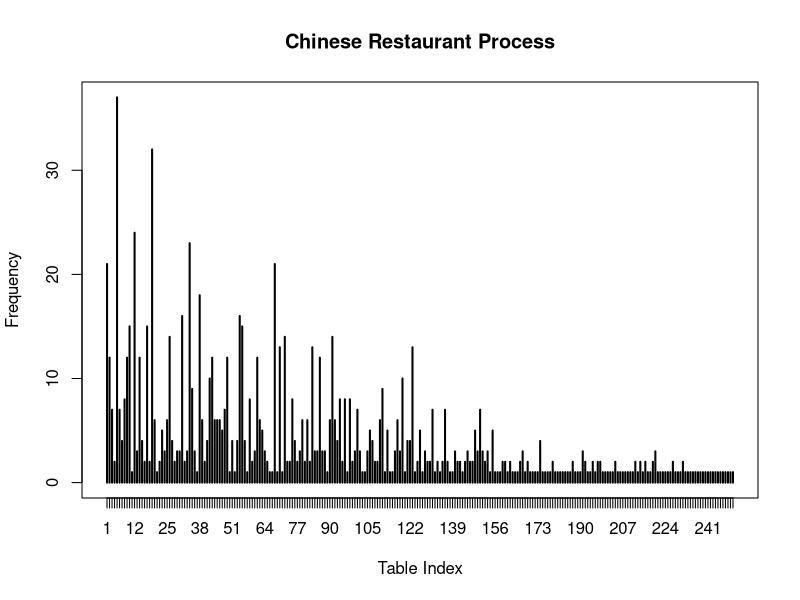
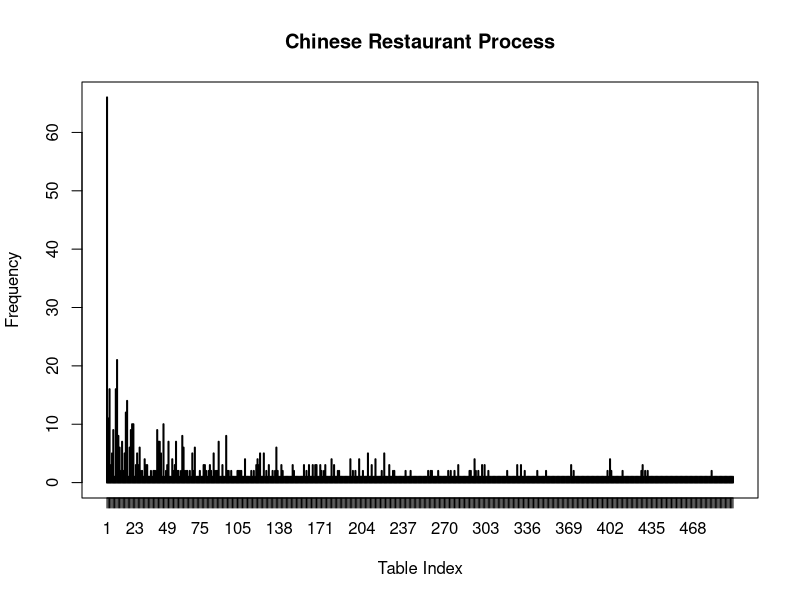

Source code (R) for these figures, in order: (Note: a time limit stopped this script after it produced the figures.)


# Data generating  --------------------------------------------------------


#' DPMM_CRP
#' Dirichlet Process Mixture Model generating by Dirichlet process (CRP generating method)
#'
#' @param num_customers number of customers in total
#' @param theta concentration parameter in Dirichlet process
#'
#' @return
#' @export
#'
#' @examples
DPMM_CRP <- function(num_customers, theta) {
  table_ID <- c(1); table_Customers <- c(1)
  Center_TRUE <- rnorm(1, 0, 2); Center <- c(Center_TRUE)
  next.table <- 2; X <- rnorm(1, Center_TRUE[1], 1)
  for (i in 2:num_customers) {
    if (runif(1,0,1) < (theta) / (i - 1 + theta)) {
      # Add a new ball color/ table
      table_ID <- c(table_ID, next.table)
      table_Customers <- c(table_Customers, 1)
      Center_TRUE[next.table] <- rnorm(1, 0, 2)
      X[i] <- rnorm(1, Center_TRUE[next.table], 1)
      Center[i] <- Center_TRUE[next.table]
      next.table <- next.table+1
    } else {
      # Pick out a ball from the urn, and add back a
      # ball of the same color.
      # The nth customer chooses the first unoccupied table with probability
      # α/(n−1+α), and an occupied table with probability c/(n−1+α), where c is the
      # number of people sitting at that table.
      # select.table <- table_ID[sample(1:length(table_ID), 1)]
      
      Draw_Rand <- runif(1, 0, 1)
      select_table <- min(which(cumsum(table_Customers/(i-1))>=Draw_Rand))
      
      table_Customers[select_table] <- table_Customers[select_table] + 1
      X[i] <- rnorm(1, Center_TRUE[select_table], 1)
      Center[i] <- Center_TRUE[select_table]
      table_ID <- c(table_ID, select_table)
    }
  }
  DPMM <- data.frame(Table_ID=table_ID, X=X, Center = Center)
  return(DPMM)
}

# Test
Test1 <- DPMM_CRP(200, 2)
(table(Test1$Table_ID))
table(Test1$Center)

2*log(200)

plot(
  table( DPMM_CRP(num_customers = 1000, 100)$Table_ID )
  ,xlab="Table Index", ylab="Frequency", 
  main = "Chinese Restaurant Process"
)
# Test

#' DPMM_PitmanYor
#' Dirichlet Process Mixture Model generating by Pitman-Yor process (CRP generating method)
#'
#' @param num_customers number of customers in total
#' @param theta concentration parameter in Dirichlet process
#' @param alpha is discount parameter in Pitman-Yor process
#'
#' @return
#' @export
#'
#' @examples
PitmanYorPMM_CRP <- function(num_customers, theta, alpha) {
  table_ID <- c(1); table_Customers <- c(1)
  Center_TRUE <- rnorm(1, 0, 2)
  next.table <- 2; X <- rnorm(1, Center_TRUE[1], 1)
  for (i in 2:num_customers) {
    if (runif(1,0,1) < (theta+length(table_ID) * alpha) / (i - 1 + theta)) {
      # if (runif(1,0,1) < (theta+length(table) * beta) / (theta + i)) {
      # Add a new ball color/ table
      table_ID <- c(table_ID, next.table)
      table_Customers <- c(table_Customers, 1)
      Center_TRUE[table_ID] <- rnorm(1, 0, 2)
      X[i] <- rnorm(1, Center_TRUE[table_ID], 1)
      next.table <- next.table+1
    } else {
      # Pick out a ball from the urn, and add back a
      # ball of the same color.
      # The nth customer chooses the first unoccupied table with probability
      # α/(n−1+α), and an occupied table with probability c/(n−1+α), where c is the
      # number of people sitting at that table.
      # select.table <- table_ID[sample(1:length(table_ID), 1)]
      
      Draw_Rand <- runif(1, 0, 1)
      select_table <- min(which(cumsum(table_Customers/(i-1))>=Draw_Rand))
      
      table_Customers[select_table] <- table_Customers[select_table] + 1
      X[i] <- rnorm(1, Center_TRUE[select_table], 1) # could be change based on base measure
      table_ID <- c(table_ID, select_table)
    }
  }
  DPMM <- data.frame(Table_ID=table_ID, X=X)
  return(DPMM)
}

# Test
(table(PitmanYorPMM_CRP(200, 2, 0.1)$Table_ID))
2*log(200)

plot(
  table( PitmanYorPMM_CRP(num_customers = 1000, 2, 0.5)$Table_ID )
  ,xlab="Table Index", ylab="Frequency",main = "Chinese Restaurant Process"
)
# Test


# Inference Algorithm -----------------------------------------------------


# Gibbs Sampling: Algorithm 1 ---------------------------------------------

#' Covg_M 
#' is a function to show the convergence of Algorithm 1 or 3 in Neal, R. M. (2000). 
#' Markov chain sampling methods for Dirichlet process mixture models. 
#' Journal of computational and graphical statistics, 9(2), 249-265.
#'
#' @param Ser_M 
#' @param y 
#'
#' @return
#' @export
#'
#' @examples
Covg_M <- function(Ser_M, y) {
  n_y <- length(y)
  Num_Table <- rep(NA, length(Ser_M))
  # y <- Tables$X
  alpha <- 2
  ini_theta <- runif(n_y, 0, 1) #rep(0.1, n_y)
  q <- F_yiTi <- matrix(NA, nrow = n_y, ncol = n_y)
  cumuProb <- matrix(NA, nrow = n_y, ncol = n_y+1)
  Int <- rep(NA, n_y)
  theta <- select_theta <- b <- r <- c()
  for (m in 1:max(Ser_M)) {
    for (i in 1:n_y) {
      F_yiTi[i, ] <- 1/sqrt(2*pi) * exp(-1/2 * (y[i] - ini_theta)^2)
      Int[i] <- 1/sqrt(6 * pi) * exp(-1/6 * (y[i])^2)
      b[i] <- 1/(sum(F_yiTi[i,-c(i)]) + alpha * Int[i])
      q[i, ] <- b[i] * F_yiTi[i, ]
      r[i] <- b[i] * alpha * Int[i]
      # cumuProb[i, ] <- cumulateP(c(q[i,-c(i)], r[i]), n_y)
      # select_theta[i] <- max(which(cumuProb[i, ] <= runif(1,0,1)))
      Draw_Rand <- runif(1, 0, 1)
      select_theta[i] <- min(which(cumsum( c(q[i,-c(i)], r[i]) ) >= Draw_Rand))
      
      if (select_theta[i] > (n_y-1)) {
        theta[i] <- rnorm(1, 2/3 * y[i], sd = sqrt(2/3))
      } else {
        theta[i] <- (ini_theta[-c(i)])[select_theta[i]]
      }
    }
    ini_theta <- theta
    Ser_ID <- which(Ser_M==m)
    if (length(Ser_ID)!=0) {
      Num_Table[Ser_ID] <- length(unique(theta))
    }
  }
  list(NTables=data.frame(M=Ser_M, Tables=Num_Table), End_Tables=theta)
}

# 
DPMM_Data <- DPMM_CRP(100, 2)
y <- DPMM_Data$X

# Draw graph to show convergency of algorithm
Sim_M <-  floor(exp(c(1:7)))
Repp_1 <- replicate(100, 
                    {Test1 <- Covg_M(Sim_M[1], y)
                    Test1$NTables[,2]})
Repp_2 <- replicate(100, 
                    {Test1 <- Covg_M(Sim_M[2], y)
                    Test1$NTables[,2]})
Repp_3 <- replicate(100, 
                    {Test1 <- Covg_M(Sim_M[3], y)
                    Test1$NTables[,2]})
Repp_4 <- replicate(100, 
                    {Test1 <- Covg_M(Sim_M[4], y)
                    Test1$NTables[,2]})
Repp_5 <- replicate(100, 
                    {Test1 <- Covg_M(Sim_M[5], y)
                    Test1$NTables[,2]})
Repp_6 <- replicate(100, 
                    {Test1 <- Covg_M(Sim_M[6], y)
                    Test1$NTables[,2]})
Repp_try <- replicate(10, 
                    {Test1 <- Covg_M(Sim_M[7], y)
                    Test1$NTables[,2]})
Repp_try
par(mfrow=c(2,3))
hist(Repp_1, breaks = 20, main = "M=2", 
     xlim = c(min(dim(table(DPMM_Data$Table_ID))-1, min(Repp_1)), max(Repp_1))); 
abline(v= dim(table(DPMM_Data$Table_ID)), col="red")
hist(Repp_2, breaks = 20, main = "M=7", 
     xlim = c(min(dim(table(DPMM_Data$Table_ID))-1, min(Repp_2)), max(Repp_2))); 
abline(v= dim(table(DPMM_Data$Table_ID)), col="red")
hist(Repp_3, breaks = 20, main = "M=20", 
     xlim = c(min(dim(table(DPMM_Data$Table_ID))-1, min(Repp_3)), max(Repp_3))); 
abline(v= dim(table(DPMM_Data$Table_ID)), col="red")
hist(Repp_4, breaks = 20, main = "M=54", 
     xlim = c(min(dim(table(DPMM_Data$Table_ID))-1, min(Repp_4)), max(Repp_4))); 
abline(v= dim(table(DPMM_Data$Table_ID)), col="red")
hist(Repp_5, breaks = 20, main = "M=148", 
     xlim = c(min(dim(table(DPMM_Data$Table_ID))-1, min(Repp_5)), max(Repp_5))); 
abline(v= dim(table(DPMM_Data$Table_ID)), col="red")
hist(Repp_6, breaks = 20, main = "M=403", 
     xlim = c(min(dim(table(DPMM_Data$Table_ID))-1, min(Repp_6)), max(Repp_6))); 
abline(v= dim(table(DPMM_Data$Table_ID)), col="red")

# Show parameters comparison
Test1 <- Covg_M(600, y)
Test1$NTables; table(DPMM_Data$Table_ID)

names(table(DPMM_Data$Center)); table(DPMM_Data$Center)
Data_Plot <- data.frame(T)
cbind(table( Test1$End_Tables) , names(table(DPMM_Data$Center)), table(DPMM_Data$Center))
plot(table( round(Test1$End_Tables, digits = 3)) )
plot(table(round(DPMM_Data$Center, digits = 3)))

cbind(DPMM_Data$Center, Test1$End_Tables)
# table(Test1$End_Tables); table(DPMM_Data$Center)

Sim_M <-  floor(exp(c(1:7))) # floor(exp(c(1:2))) 
Sim_N <- 100
NT_i <- c(); Avg_NT <- c() # average number of tables

for (j in 1:length(Sim_M)) {
  for (i in 1:Sim_N) {
    NT_i[i] <- Covg_M(Sim_M[j], y)$NTables$Tables
  }
  Avg_NT[j] <- mean(NT_i)
}

Result_Covg <- data.frame(Sim_M=Sim_M, Avg_NT=Avg_NT)
All <- list(Result_Covg=Result_Covg, Data=DPMM_Data)
save(All, file = "data/Covg_M.Rdata")


# Gibbs Sampling: Algorithm 3 ---------------------------------------------
Ser_M <- c(1:50,100, 200)
Ser_M <- 10
DPMM_Data <- DPMM_CRP(1000, 2)
y <- DPMM_Data$X

n_y <- length(y)
Num_Table <- rep(NA, length(Ser_M))

alpha <- 2
ini_Table <- rep(1, n_y) ##c(1:n_y) 

Int <- rep(NA, n_y)
select_Table <- b <- r <- c()
Table <- matrix(NA, nrow = Ser_M, ncol = n_y)
for (m in 1:Ser_M) {
  for (i in 1:n_y) {
    # i <- +1
    n_ic <- table(ini_Table[-i])
    q <- Int_c <- matrix(NA, nrow = 1, ncol = dim(n_ic))
    cumuProb <- matrix(NA, nrow = 1, ncol = dim(n_ic)+2)
    # <- matrix(NA, nrow = n_y, ncol = dim(n_ic)+2)
    for (j in 1:dim(n_ic)) {
      sum_yj <- sum(y[ini_Table==n_ic[j]][-i])
      sum_yj2 <- sum((y[ini_Table==n_ic[j]][-i])^2)
      Int_c[1, j] <- n_ic[j]/(n_y-1+alpha) * (sqrt(3))^(n_ic[j]-1) / (sqrt(2*pi* (2*n_ic[j]+1)^3)) * 
        (2 * sum_yj - (2 * n_ic[j] -1) * y[i]) *
        exp((2 * n_ic[j] + 1)/4 * (2*(y[i] + sum_yj)/(2*n_ic[j]+1))^2 - 0.5 * (y[i])^2 - 1/3 * sum_yj2)
    }
    Int[i] <- alpha/(n_y-1+alpha) * 1/sqrt(6 * pi) * exp(-1/6 * (y[i])^2)
    b[i] <- 1/(sum(Int_c[1,]) + Int[i])
    q[1, ] <- b[i] * Int_c[1, ]
    r[i] <- b[i] *  Int[i]
    cumuProb[1, ] <- cumulateP(c(q[1,], r[i]), N = (dim(n_ic)+1))
    select_Table[i] <- max(which(cumuProb[1, ] <= runif(1,0,1)))
    if (select_Table[i] <= dim(n_ic)) {
      ini_Table[i] <- as.numeric(names(n_ic[select_Table[i]]))
    }  
    # if (select_Table[i] > (n_y-1)) {
    #   Table[i] <- rnorm(1, 2/3 * y[i], sd = sqrt(2/3))
    # } else {
    #   Table[i] <- (ini_Table[-c(i)])[select_Table[i]]
    # }
  }
  Table[m, ] <- ini_Table
  Ser_ID <- which(Ser_M==m)
  if (length(Ser_ID)!=0) {
    Num_Table[Ser_ID] <- length(unique(Table))
  }
}
unique(Table[Ser_M,])
